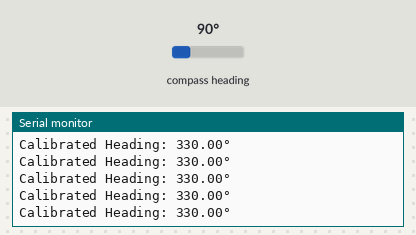
Recording of a sketch running on a simulated Arduino Uno, built with avr-gcc and run on an emulated ATmega328P. Shown: the last lines printed to the serial monitor. Inputs (shaded band) come from the test bench; at power-on: compass heading 90°.

Above: at 1.2 s.
1.3 s: compass heading set to 7°
At 1.33 s:
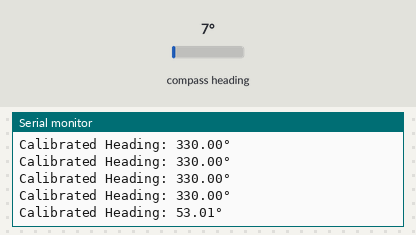
2.8 s: compass heading set to 180°
At 2.86 s:
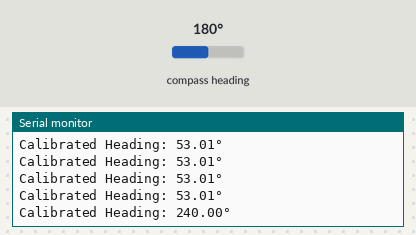
Timing chart, 0 to 5.8 s (numbered marks = the images above; inputs shaded):
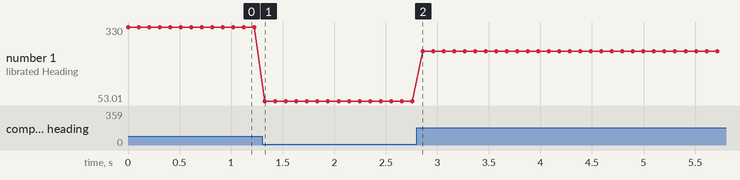

The sketch:

compass_display.ino
```cpp
#include <Wire.h>
#include <QMC5883LCompass.h>  // Install "QMC5883LCompass" library from Arduino Library Manager

QMC5883LCompass compass;

float headingOffset = 300.0;  // Offset correction variable (adjustable)

void setup() {
    Serial.begin(115200);
    Wire.begin();
    compass.init();
    Serial.println("QMC5883L Compass Initialized!");
}

void loop() {
    compass.read();  // Read magnetometer data

    // Get X and Y values (adjusted for your sensor orientation)
    int x = compass.getX();
    int y = -compass.getY();  // Invert Y since your sensor is rotated

    // Calculate heading in degrees
    float heading = atan2(y, x) * 180 / PI;
    if (heading < 0) heading += 360;  // Convert to 0-360 range

    // Apply calibration offset
    heading -= headingOffset;
    if (heading < 0) heading += 360;  // Ensure 0-360 range

    // Print corrected heading
    Serial.print("Calibrated Heading: ");
    Serial.print(heading);
    Serial.println("°");

    delay(100);  // Update every 100ms
}
```

Measured:
- after the input at 1.3 s, the serial monitor: prints a new line at once (image 1)
- after the input at 2.8 s, the serial monitor: prints a new line after 0.06 s (image 2)
- plotted number 1: 330 → 53.01 after the input at 1.3 s, 53.01 → 240 after the input at 2.8 s
